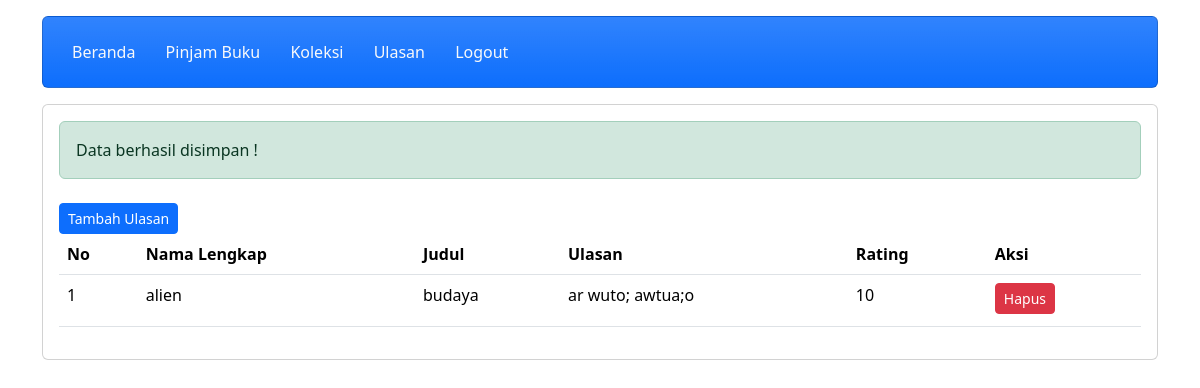
Page /peminjam/ulasan.php?pesan=simpan (signed in) on the committed database.
### tables this page shows
CREATE TABLE `ulasanbuku` (
  `ulasan_id` int(11) NOT NULL,
  `user_id` int(11) NOT NULL,
  `buku_id` int(11) NOT NULL,
  `ulasan` text NOT NULL,
  `rating` int(11) NOT NULL
);

CREATE TABLE `user` (
  `user_id` int(11) NOT NULL,
  `username` varchar(255) NOT NULL,
  `password` varchar(255) NOT NULL,
  `email` varchar(255) NOT NULL,
  `nama_lengkap` varchar(255) NOT NULL,
  `alamat` text NOT NULL,
  `level` int(11) NOT NULL
);

CREATE TABLE `buku` (
  `buku_id` int(11) NOT NULL,
  `judul` varchar(255) NOT NULL,
  `penulis` varchar(255) NOT NULL,
  `penerbit` varchar(255) NOT NULL,
  `tahun_terbit` int(11) NOT NULL
);

### peminjam/ulasan.php (the view, shortened to what this page needs)
<?php
include 'header.php';
include 'navbar.php';
?>
<div class="content mt-3">
    <div class="card">
        <div class="card-body">
            <?php
            if (isset($_GET['pesan'])) {
                if ($_GET['pesan'] == "simpan") {
                    echo "<div class='alert alert-success'>Data berhasil disimpan !</div>";
                }
            }
            ?>
            <a href="tambah_ulasan.php" class="btn btn-primary btn-sm mt-2">Tambah Ulasan</a>
            <table class="table">
                <thead>
                    <tr>
                        <th>No</th>
                        <th>Nama Lengkap</th>
                        <th>Judul</th>
                        <th>Ulasan</th>
                        <th>Rating</th>
                        <th>Aksi</th>
                    </tr>
                </thead>
                <tbody>
                    <?php
                    require_once "../config/config.php";
                    $no = 1;
                    $loggedInUsername = $_SESSION['username'];
                    $sql = "SELECT * FROM ulasanbuku
                            INNER JOIN user ON ulasanbuku.user_id = user.user_id
                            INNER JOIN buku ON ulasanbuku.buku_id = buku.buku_id
                            WHERE user.username = '$loggedInUsername' ";
                    $query = mysqli_query($conn, $sql);
                    while ($row = mysqli_fetch_array($query)) {
                    ?>
                        <tr>
                            <td><?php echo $no++; ?></td>
                            <td><?php echo $row['nama_lengkap']; ?></td>
                            <td><?php echo $row['judul']; ?></td>
                            <td><?php echo $row['ulasan']; ?></td>
                            <td><?php echo $row['rating']; ?></td>
                            <td>
                                <a href="Hapus_ulasan.php?ulasan_id=<?php echo $row["ulasan_id"]; ?>" class="btn btn-danger btn-sm mb-1">Hapus</a>
							</td>
                        </tr>
                    <?php
                    }
                    ?>
                </tbody>
            </table>
        </div>
    </div>
</div>

### rows in the picture
ulasanbuku: user.nama_lengkap "alien", buku.judul "budaya", ulasan "ar wuto; awtua;o", rating "10"
